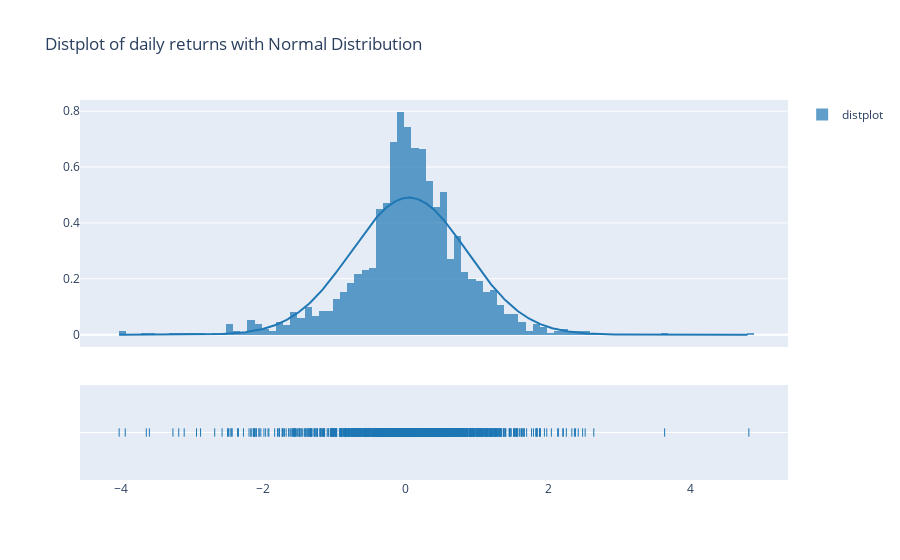

Here is the notebook cell this chart was saved with:
### Code cell
fig = ff.create_distplot([np.array(df['daily_ret'][1:])], 
                         ['distplot'], 
                         bin_size=.1,
                         curve_type='normal', # override default 'kde'
                         )

# Add title
fig.update_layout(title_text='Distplot of daily returns with Normal Distribution')
fig.show()

### Figure 1 — Plotly figure (JSON) as saved in the notebook; plotly's stock layout.template omitted (floating-point values rounded to 4 significant figures; data arrays with more than 128 entries replaced by an {"elided": "..."} marker saying what was removed)
{"data": [{"autobinx": false, "histnorm": "probability density", "legendgroup": "distplot", "marker": {"color": "rgb(31, 119, 180)"}, "name": "distplot", "opacity": 0.7, "type": "histogram", "x": {"elided": "1508 float values"}, "xaxis": "x", "xbins": {"end": 4.812, "size": 0.1, "start": -4.02}, "yaxis": "y"}, {"legendgroup": "distplot", "marker": {"color": "rgb(31, 119, 180)"}, "mode": "lines", "name": "distplot", "showlegend": false, "type": "scatter", "x": {"elided": "500 float values"}, "xaxis": "x", "y": {"elided": "500 float values"}, "yaxis": "y"}, {"legendgroup": "distplot", "marker": {"color": "rgb(31, 119, 180)", "symbol": "line-ns-open"}, "mode": "markers", "name": "distplot", "showlegend": false, "type": "scatter", "x": {"elided": "1508 float values"}, "xaxis": "x", "y": {"elided": "1508 str values"}, "yaxis": "y2"}], "layout": {"barmode": "overlay", "hovermode": "closest", "legend": {"traceorder": "reversed"}, "title": {"text": "Distplot of daily returns with Normal Distribution"}, "xaxis": {"anchor": "y2", "domain": [0, 1], "zeroline": false}, "yaxis": {"anchor": "free", "domain": [0.35, 1], "position": 0}, "yaxis2": {"anchor": "x", "domain": [0, 0.25], "dtick": 1, "showticklabels": false}}}
